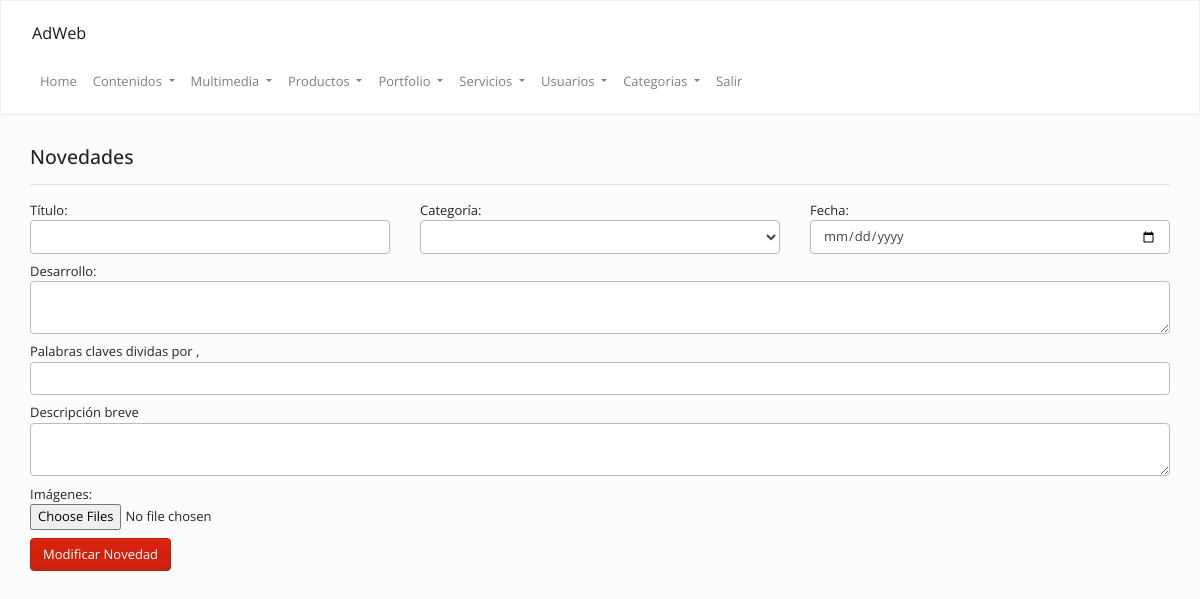
The page /admin/index.php?op=novedades&accion=modificar&cod=b407def216 (signed in) on the database as committed earlier.
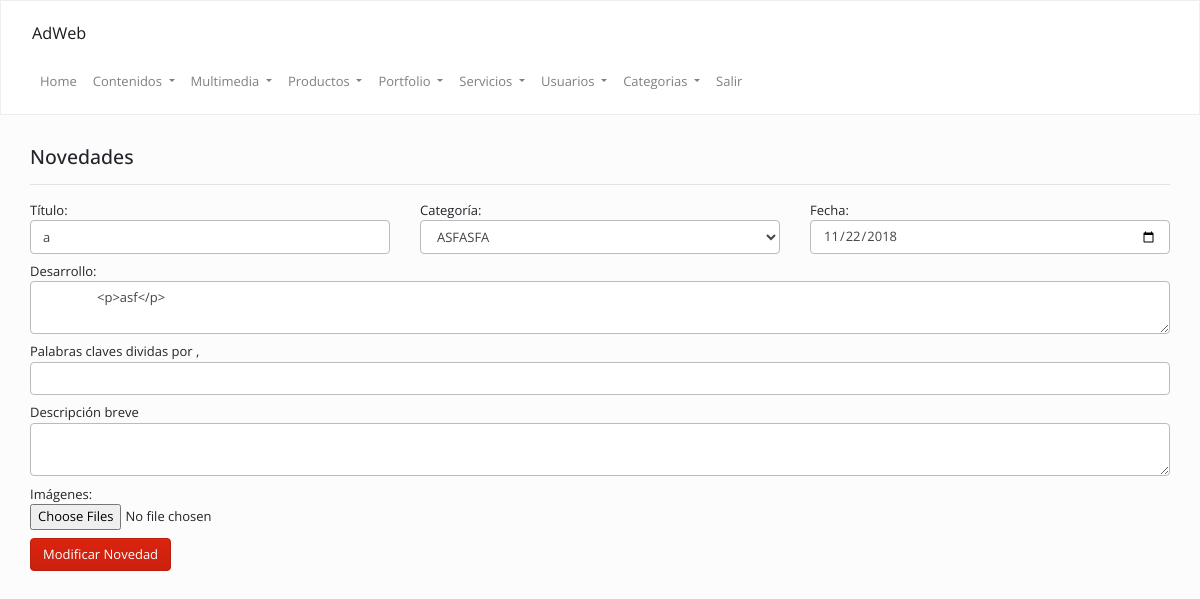
The same page on the database as committed later.
### tables this page shows
CREATE TABLE `novedades` (
  `id` int(11) NOT NULL,
  `cod` varchar(255) DEFAULT NULL,
  `titulo` text,
  `desarrollo` text,
  `categoria` text,
  `keywords` text,
  `description` text,
  `fecha` date DEFAULT NULL
);

### Config/Autoload.php (called while the page is built, shortened)
<?php
class autoload
{
    public static function runAdmin()
    {
        spl_autoload_register(
            function ($clase) {
                $ruta = str_replace("\\", "/", $clase) . ".php";
            }
        );
    }
}

### Clases/Novedades.php (called while the page is built, shortened)
<?php
class Novedades
{
    public $cod;
    private $con;
    public function __construct()
    {
        $this->con = new Conexion();
    }
    public function view()
    {
        $sql   = "SELECT * FROM `novedades` WHERE cod = '{$this->cod}' ORDER BY id DESC";
        $notas = $this->con->sqlReturn($sql);
        $row   = mysqli_fetch_assoc($notas);
        return $row;
    }
}

### Clases/Conexion.php (called while the page is built, shortened)
<?php namespace Clases;
class Conexion
{
    private $datos = array("host"=> "localhost","user"=> "root","pass"=> "","db"  => "sitio-novedades");
    private $con;
    public function __construct()
    {
        $this->con = mysqli_connect($this->datos["host"], $this->datos["user"], $this->datos["pass"], $this->datos["db"]);
    }
    public function sqlReturn($query)
    {
        $dato = $this->con->query($query);
        return $dato;
    }
}

### Clases/Categorias.php (called while the page is built, shortened)
<?php
class Categorias
{
    private $con;
    public function __construct()
    {
        $this->con = new Conexion();
    }
    function list($filter) {
        $array = array();
        if (is_array($filter)) {
            $filterSql = "WHERE ";
            $filterSql .= implode(" AND ", $filter);
        } else {
            $filterSql = '';
        }
        $sql = "SELECT * FROM `categorias` $filterSql  ORDER BY id DESC";
         $notas = $this->con->sqlReturn($sql);
        if ($notas) {
            while ($row = mysqli_fetch_assoc($notas)) {
                $array[] = $row;
            }
            return $array;
        }
    }
}

### admin/inc/novedades/modificar.php (the view, shortened to what this page needs)
<?php
$novedades = new Clases\Novedades();
$cod       = $funciones->antihack_mysqli(isset($_GET["cod"]) ? $_GET["cod"] : '');
$novedades->set("cod", $cod);
$novedad = $novedades->view();
$categorias = new Clases\Categorias();
$data = $categorias->list(array("area = 'novedades'"));
?>
<div class="col-md-12 ">
    <h4>
        Novedades
    </h4>
    <hr/>
    <form method="post" class="row" enctype="multipart/form-data">
        <label class="col-md-4">
            Título:<br/>
            <input type="text" value="<?=$novedad["titulo"]?>" name="titulo">
        </label>
        <label class="col-md-4">
            Categoría:<br/>
            <select name="categoria">
               <?php
                foreach ($data as $categoria) {
                    if($novedad["categoria"] == $categoria["cod"]) {
                        echo "<option value='".$categoria["cod"]."' selected>".$categoria["titulo"]."</option>";
                    } else {
                        echo "<option value='".$categoria["cod"]."'>".$categoria["titulo"]."</option>";
                    }
                }
                ?>
            </select>
        </label>
        <label class="col-md-4">
            Fecha:<br/>
            <input type="date" name="fecha" value="<?=$novedad["fecha"]?>">
        </label>
        <label class="col-md-12">
            Desarrollo:<br/>
            <textarea name="desarrollo" class="ckeditorTextarea">
                <?=$novedad["desarrollo"];?>
            </textarea>
        </label>
        <label class="col-md-12">
            Palabras claves dividas por ,<br/>
            <input type="text" name="keywords" value="<?=$novedad["keywords"]?>">
        </label>
        <label class="col-md-12">
            Descripción breve<br/>
            <textarea name="description">
                <?=$novedad["description"]?>
            </textarea>
        </label>
        <br/>
        <div class="col-md-12">
        </div>
        <label class="col-md-12">
            Imágenes:<br/>
            <input type="file" id="file" name="files[]" multiple="multiple" accept="image/*" />
        </label>
        <br/>
        <div class="col-md-12">
            <input type="submit" class="btn btn-primary" name="agregar" value="Modificar Novedad" />
        </div>
    </form>
</div>

### Clases/TemplateAdmin.php (shortened to what this page needs)
<?php
class TemplateAdmin
{
    public function themeInit()
    {
        echo '<!DOCTYPE html>';
        echo '<html lang="es">';
        echo '<head>';
        include("inc/header.inc.php");
        echo '</head>';
        echo '<body>';
        include "inc/nav.inc.php";
        echo '<div class="container-fluid pb-100">';
    }
    public function themeEnd()
    {
        echo '</div>';
        echo '</body>';
        echo '</html >';
    }
}

### admin/inc/header.inc.php (shortened to what this page needs)
 <link rel="stylesheet" href="https://stackpath.bootstrapcdn.com/bootstrap/4.1.3/css/bootstrap.min.css">
<link rel="stylesheet" href="https://use.fontawesome.com/releases/v5.4.2/css/all.css">
<link rel="stylesheet" href="https://bootswatch.com/4/simplex/bootstrap.min.css" />
<link rel="stylesheet" href="<?=URL?>/css/style.css" />

### admin/inc/nav.inc.php (shortened to what this page needs)
<?php
$pages = ["contenidos", "novedades", "multimedia", "usuarios", "noveades", "productos", "portfolio", "servicios", "configuracion", "categorias"];
?>
<nav class="navbar navbar-expand-lg navbar-light bg-light mb-30">
    <div class="col-md-12">
        <a class="navbar-brand" href="#">
            AdWeb
        </a>
        <div class="collapse navbar-collapse" id="navbarSupportedContent">
            <ul class="navbar-nav">
                <li class="nav-item">
                    <a class="nav-link" href="index.php">
                        Home
                    </a>
                </li>
                <li class="nav-item dropdown <?php if (!in_array('contenidos', $pages)) {echo 'd-none';}?>">
                    <a class="nav-link dropdown-toggle" href="#" data-toggle="dropdown">
                        Contenidos
                    </a>
                </li>
                <li class="nav-item dropdown <?php if (!in_array('multimedia', $pages)) {echo 'd-none';}?>">
                    <a class="nav-link dropdown-toggle" href="#" data-toggle="dropdown">
                        Multimedia
                    </a>
                </li>
                <li class="nav-item dropdown <?php if (!in_array('productos', $pages)) {echo 'd-none';}?>">
                    <a class="nav-link dropdown-toggle" href="#" data-toggle="dropdown">
                        Productos
                    </a>
                </li>
                <li class="nav-item dropdown <?php if (!in_array('portfolio', $pages)) {echo 'd-none';}?>">
                    <a class="nav-link dropdown-toggle" href="#" data-toggle="dropdown">
                        Portfolio
                    </a>
                </li>
                <li class="nav-item dropdown <?php if (!in_array('servicios', $pages)) {echo 'd-none';}?>">
                    <a class="nav-link dropdown-toggle" href="#" data-toggle="dropdown">
                        Servicios
                    </a>
                </li>
                <li class="nav-item dropdown <?php if (!in_array('usuarios', $pages)) {echo 'd-none';}?>">
                    <a class="nav-link dropdown-toggle" href="#" data-toggle="dropdown">
                        Usuarios
                    </a>
                </li>
                <li class="nav-item dropdown <?php if (!in_array('categorias', $pages)) {echo 'd-none';}?>">
                    <a class="nav-link dropdown-toggle" href="#" data-toggle="dropdown">
                        Categorias
                    </a>
                </li>
                <li class="nav-item">
                    <a class="nav-link" href="<?=URL?>/index.php?op=salir">
                        Salir
                    </a>
                </li>
            </ul>
        </div>
    </div>
</nav>

### admin/index.php (shortened to what this page needs)
<?php
require_once "../Config/Autoload.php";
$template = new Clases\TemplateAdmin();
$template->set("title", "Admin");
$template->set("description", "Admin");
$template->set("keywords", "Inicio");
$template->set("favicon", "url");
$template->themeInit();
$admin    = new Clases\Admin();
$funciones= new Clases\PublicFunction();
if (!isset($_SESSION["admin"])) {
	$admin->loginForm();
} else {
	$op = isset($_GET["op"]) ? $_GET["op"] : 'inicio';
	$accion = isset($_GET["accion"]) ? $_GET["accion"] : 'ver';
	if($op != '') {
		if($op == "salir") {
			session_destroy();
			$funciones->headerMove(URL."/index.php");
		} else {
			include "inc/".$op."/".$accion.".php";
		}
	}
}
$template->themeEnd();

### admin/css/style.css (style rules this page uses)
.mb-30 { margin-bottom: 30px !important; }
.pb-100 { padding-bottom: 100px !important; }

Rows that differ between the two databases and show on the page:
added novedades: titulo "a", fecha "11/22/2018", desarrollo "<p>asf</p>"
Other text that changed with them:
form field categoria: (not shown) → "ASFASFA"
